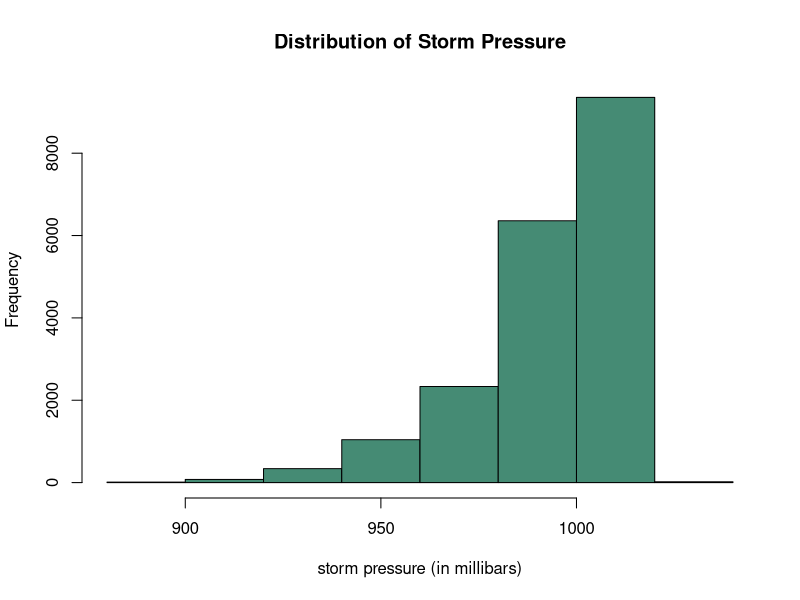
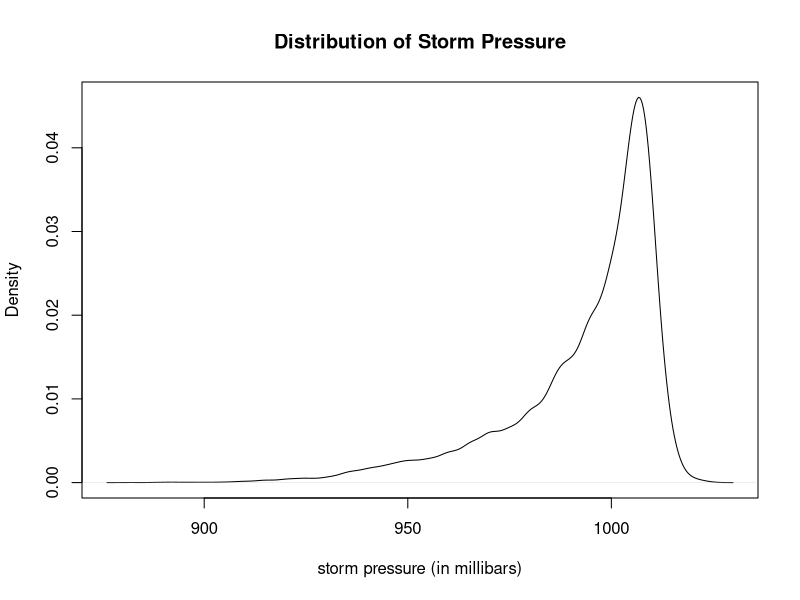
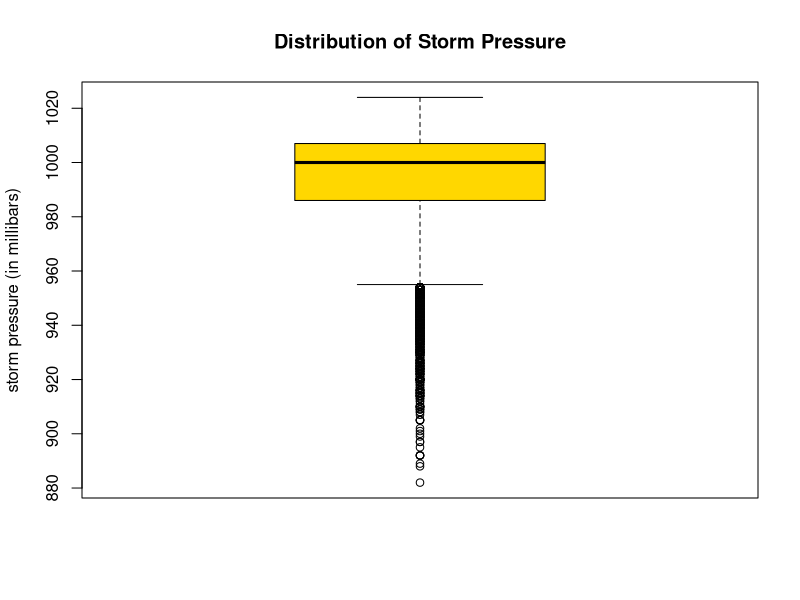
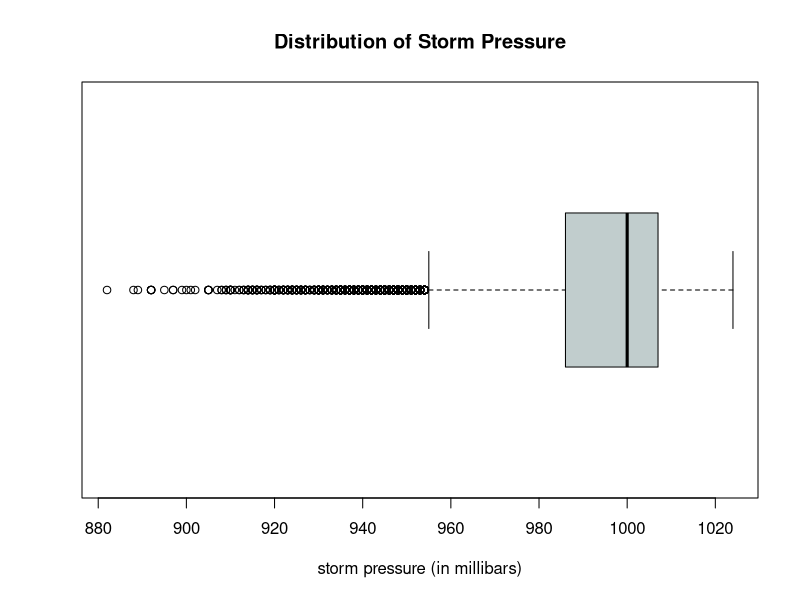
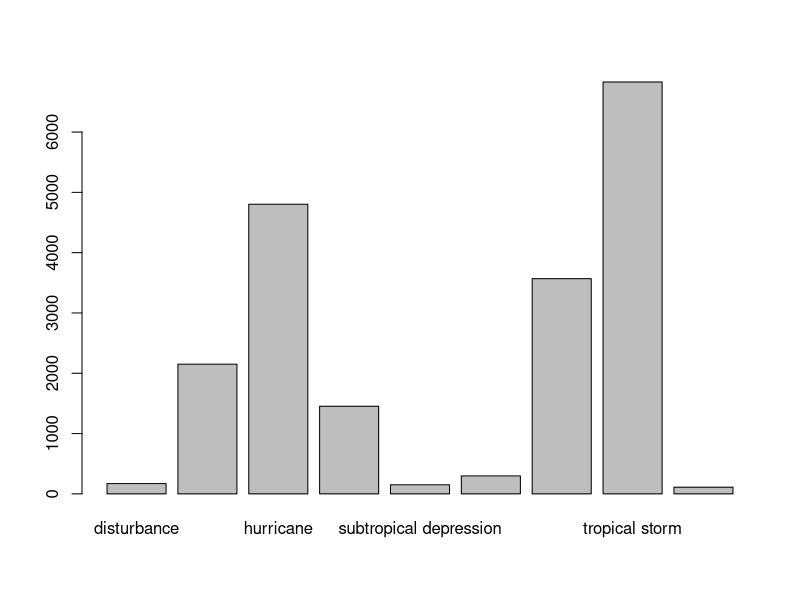
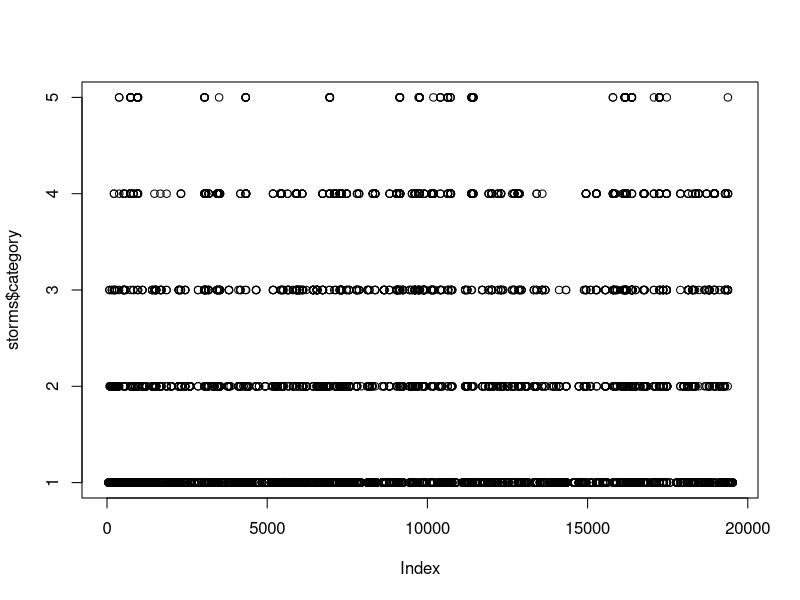
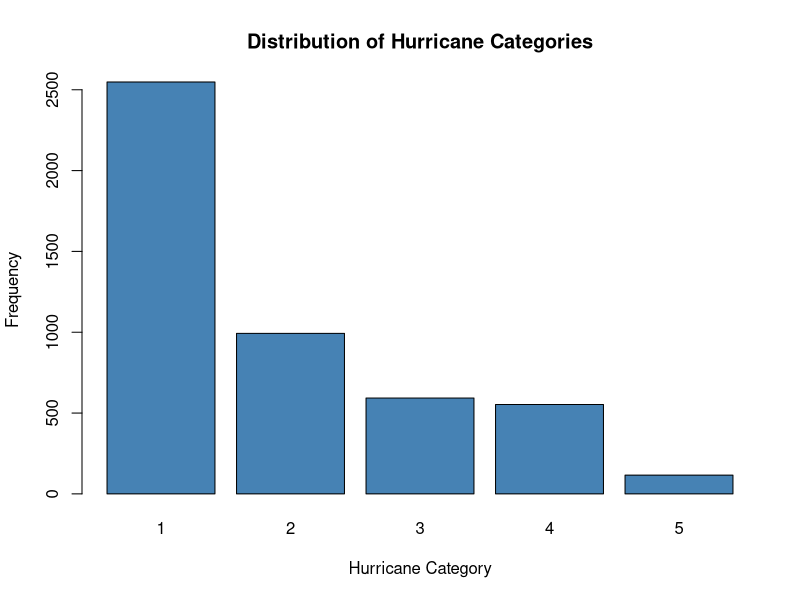
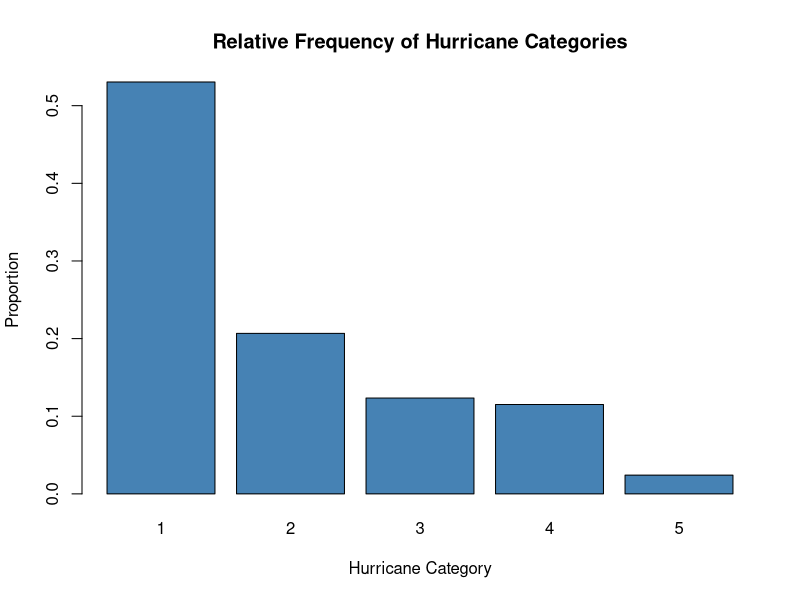

These figures' R source, in order:
## ---- chunk 1
# access help documentation for hist
?hist  #Side panel should open with help doc
## ---- chunk 2
# See a list of installed default packages
allpack <- installed.packages()
rownames(allpack)
## ---- chunk 3
#| eval: true
#| output: false
# load the library of functions and data in dplyr
library(dplyr)
## ---- chunk 4
# be sure to run the code cell above first
# so you have loaded the dplyr package
?storms  
## ---- chunk 5
#| eval: true
# See a summary of all variables
summary(storms)
## ---- chunk 6
#| eval: true
hist(storms$pressure,  # plot pressure variable in storms data
     xlab = "storm pressure (in millibars)",  # x-axis label
     main = "Distribution of Storm Pressure",  # main title
     breaks = 10,  # number of breaks or bins
     col = "aquamarine4")  # color of bars
## ---- chunk 7
#| eval: true
# approximate densities and then plot
plot(density(storms$pressure),
     xlab = "storm pressure (in millibars)",  # horizontal axis label
     main = "Distribution of Storm Pressure")  # main title
## ---- chunk 8
#| eval: true
# create boxplot of quantitative variable
boxplot(storms$pressure,
        ylab = "storm pressure (in millibars)",  # horizontal axis label
        col = "gold",  # color of box
        main = "Distribution of Storm Pressure")  # main title
## ---- chunk 9
#| eval: true
# horizontally aligned boxplot
boxplot(storms$pressure,
        horizontal = TRUE,  # display horizontally
        xlab = "storm pressure (in millibars)",  # horizontal axis label
        main = "Distribution of Storm Pressure",  # main title
        col = "azure3")  # color
## ---- chunk 10
#| eval: true
typeof(storms$status)
typeof(storms$category)
## ---- chunk 11
#| eval: true
plot(storms$status)  # plot of status
## ---- chunk 12
#| eval: true
plot(storms$category)  # plot of category
## ---- chunk 13
#| eval: true
cat.table <- table(storms$category)  # create table of counts
cat.table  # print table to screen
## ---- chunk 14
#| eval: true
# create bar chart from table counts
barplot(cat.table,  # input table from previous code cell
        main = "Distribution of Hurricane Categories",  # main title
        xlab = "Hurricane Category",  # horizontal axis label
        ylab = "Frequency",  # vertical axis label
        col = "steelblue")  # fill color of bars
## ---- chunk 15
#| eval: true
cat.prop <- prop.table(cat.table)  # create table of proportions
barplot(cat.prop,  # input table of proportions
        main = "Relative Frequency of Hurricane Categories",  # main title
        xlab = "Hurricane Category",  # horizontal axis label
        ylab = "Proportion",  # vertical axis label
        col = "steelblue")  # fill color of bars
## ---- chunk 16
#| eval: true
temp <- prop.table(storms$category)  # do not input a vector
head(temp)  #  print first several entries of result
## ---- chunk 17
?pie
## ---- chunk 18
#| eval: true
# create pie chart of one qualitative variable
pie(cat.table,  # input table
    main = "Distribution of Hurricane Categories")  # main title
## ---- chunk 19
#| eval: true
# creates a copy of storms data set
# so we don't overwrite original storms
storms2 <- storms  

storms2$category <- factor(storms$category)  # convert category to factor
summary(storms2$category)  # get new summary of categories
## ---- chunk 20
#| eval: true
# create bar chart from counts of a factor
plot(storms2$category,  # input a factor
     main = "Distribution of Hurricane Category",  # main title
     xlab = "Hurrican Category",  # horizontal axis label
     ylab = "Frequency",  # vertical axis label
     col = "steelblue")  # color of fill of ba
## ---- chunk 21
#| eval: true
# default plot of category when not first converted to factor
plot(storms$category)
## ---- chunk 22
#| eval: true
# create a vector of fill colors
# one color for each status type.
my.colors <- c("green", "purple", "grey", "red", 
               "blue", "gold", "cyan", "pink", "orange")

plot(wind ~ status,  # quantitative first ~ categorical second
     data = storms,  # name of data frame
     col = my.colors,  # fill colors
     main = "Wind Speeds of Storms by Status")  # main title
## ---- chunk 23
#| eval: true
# create a table of status counts
# we will pull of the row names of the table
# as the labels in the legend
status.table <- table(storms$status)

plot(wind ~ status,  # quantitative first ~ categorical second
     data = storms,  # name of data frame
     col = my.colors,  # fill colors colors
     ylab = "Wind speed in knots",  # vertical axis label
     main = "Wind Speeds of Storms by Status")  # main title

# we can add a legend to identify which plot is which storm status
legend(x = "topright",  # place legend in top right corner
       legend=rownames(status.table),  # each row of table is label in legend
       fill = my.colors)  # fill colors
## ---- chunk 24
#| eval: true
# split data by storm status
hur <- subset(storms,  # data frame name
              status == "hurricane",  # logical test to select observations
              select = wind)  # which quantitative variable(s) to select

trop.storm <- subset(storms, 
                     status == "tropical storm",  # tropical storms
                     select = wind)
trop.dep <- subset(storms, 
                   status == "tropical depression",   # tropical depressions
                   select = wind)

# create side by side boxplot
# for each of the three subsets
boxplot(hur$wind, trop.storm$wind, trop.dep$wind, 
        main = "Windspeed of Storms", 
        names = c("Hurricanes", "Tropical Storms", "Tropical Depressions"), 
        col = c("red", "blue", "green"), 
        xlab = "Wind speed in knots", 
        horizontal = TRUE)
## ---- chunk 25
#| eval: true
# create a contingency table for status and month
con.table <- table(storms$category, storms$month) 
con.table  # print output to screen
## ---- chunk 26
#| eval: true
# create a vector of colors
my.colors2 <- c("green", "purple", "grey", "red", "blue") 

# create side by side bar chart
barplot(con.table,  # use counts from contingency table
        beside = TRUE,  # groups side-by-side
        main = "Category Hurricanes By Month",  # main title
        xlab = "Month",  # horizontal axis label
        col = my.colors2,  # fill color of bars
        ylab = "Frequency")  # vertical axis label

# add a legend to plot
legend(x="topleft",  # place legend in top left
       legend=rownames(con.table),  # get labels from row name in contingency table
       fill = my.colors2)  # use same fill colors
## ---- chunk 27
########################################################
# Note this has already been run in a previous section
# You do not need to run again if already created
#######################################################

# create a contingency table for status and month
con.table <- table(storms$category, storms$month) 
con.table  # print output to screen
## ---- chunk 28
#| eval: true
# create a vector of colors
my.colors2 <- c("green", "purple", "grey", "red", "blue") 

# create stacked bar chart
barplot(con.table,  # use counts from contingency table
        main = "Category Hurricanes By Month",  # main title
        xlab = "Month",  # horizontal axis label
        col = my.colors2,  # color of bars
        ylab = "Frequency")  # vertical axis label

# add legend to plot
legend(x="topleft",  # place legend in top left
       legend=rownames(con.table),  # get labels
       fill = my.colors2)  # use same colors
## ---- chunk 29
#| eval: true
# create two-table of counts
con.table <- table(storms$category, storms$month)

# convert counts to proportions
con.prop <- prop.table(con.table) 

# create a vector of colors
my.colors2 <- c("green", "purple", "grey", "red", "blue") 

# create stacked bar chart
barplot(con.table,  # use counts from contingency table
        main = "Category Hurricanes By Month",  # main title
        xlab = "Month",  # horizontal axis label
        col = my.colors2,  # color of bars
        ylab = "Relative Frequency (of grand total)")  # vertical axis label

legend(x="topleft",  # place legend in top left
       legend=rownames(con.table),  # get labels
       fill = my.colors)  # use same fill colors
## ---- chunk 30
#| eval: true
# create two-table of counts
con.table <- table(storms$category, storms$month)

# convert counts to proportions
# note the option 2 added to command below
con.prop.column <- prop.table(con.table, 2)  

# create a vector of colors
my.colors2 <- c("green", "purple", "grey", "red", "blue") 

# create stacked bar chart
barplot(con.prop.column,  # use counts from contingency table
        main = "Category Hurricanes By Month",  # main title
        xlab = "Month",  # horizontal axis label
        col = my.colors2,  # color of bars
        ylab = "Relative Frequency (to month totals")  # vertical axis label

legend(x="topleft",  # place legend in top left
       legend=rownames(con.table),  # get labels
       fill = my.colors)  # use same fill colors
## ---- chunk 31
#| eval: true
# create a scatter plot
# first variable wind is response (y-axis)
# second variable pressure is predictor (x-axis)

plot(wind ~ pressure,  # response ~ predictor(s)
     data = storms,  # data frame name
     main = "Relation of Pressure and Wind Speed of Storms",  # main title
     xlab = "Pressure (in millibars)",  # horizontal axis label
     ylab = "Wind Speed (in knots)")  # vertical axis label
## ---- chunk 32
#| eval: true
par(mfrow = c(2, 2))  # create a 2 x 2 array of plots

# the next 5 plots created will be arranged in the array
boxplot(storms$wind)  # create boxplot of wind speed

# code below creates a histogram of wind speed
# we can add many options to customize
hist(storms$wind, xlab = "wind speed (in knots)",   # x-axis label
     ylab = "Frequency",  # y-axis label
     main = "Distribution of Storm Wind Speed 1975-2020",  # main label
     col = "steelblue")  # change color of bars

plot(storms$status, col = "gold")  # plots status, which is categorical

plot(wind ~ pressure, data = storms)  # plots two numerical variables
## ---- chunk 33
#| eval: true
# create a table of status counts
# we will pull of the row names of the table
# as the labels in the legend
status.table <- table(storms$status)

plot(wind ~ status,  # quantitative first ~ categorical second
     data = storms,  # name of data frame
     col = my.colors,  # fill colors colors
     ylab = "Wind speed in knots",  # vertical axis label
     main = "Wind Speeds of Storms by Status")  # main title

# we can add a legend to identify which plot is which storm status
legend(x = "topright",  # place legend in top right corner
       legend=rownames(status.table),  # each row of table is label in legend
       fill = my.colors)  # fill colors
## ---- chunk 34
#| eval: true
#| output: false
library(ggplot2)  # make sure you have installed ggplot2 package
## ---- chunk 35
#| eval: true
#| output: false
# may need to reload
library(dplyr)
## ---- chunk 36
#| eval: true
# create a histogram
ggplot(storms, aes(x = wind)) + 
  geom_histogram(fill = "steelblue", color="black")
## ---- chunk 37
#| eval: true
# create a density plot
ggplot(storms, aes(x = wind)) + 
  geom_density(color="red") + 
  theme_bw() # adding theme_bw()  makes white background
## ---- chunk 38
#| eval: true
# create a boxplot
ggplot(storms, aes(x = wind)) + 
  geom_boxplot(color="black", fill="blueviolet")
## ---- chunk 39
#| eval: true
# create a scatter plot
ggplot(storms) + 
  geom_point(aes(x = pressure, y = wind))
## ---- chunk 40
#| eval: true
# scatter plot with scaling
ggplot(storms) + 
  geom_point(aes(x = pressure, y = wind, color = status))
## ---- chunk 41
#| eval: true
# scaling by shape
ggplot(storms) + 
  geom_point(aes(x = pressure, y = wind, shape = status)) + 
  scale_shape_manual(values=0:8)  # manually setting shapes
## ---- chunk 42
#| eval: true
# scaling by month and status
ggplot(storms) + 
  geom_point(aes(x = pressure, y = wind, color = month, shape = status)) + 
  scale_shape_manual(values=0:8)  # manually setting shapes for status
## ---- chunk 43
#| eval: true
# faceting by category
ggplot(storms) + 
  geom_point(aes(x = pressure, y = wind)) + 
  facet_grid(~ category)
## ---- chunk 44
#| eval: true
# stacks bars on top of each other 
ggplot(storms, aes(x=month)) + 
    geom_bar(aes(fill=status), stat = "count", position="stack") + 
    ggtitle("Occurrence of Storms by Month")
## ---- chunk 45
#| eval: true
# stacks bars and standardizing each stack
ggplot(storms, aes(x=month)) + 
    geom_bar(aes(fill=status), stat = "count", position="fill") +  
    ggtitle("Occurrence of Storms by Month")
## ---- chunk 46
#| eval: true
# creates grouped bar chart
ggplot(storms, aes(x=month)) + 
    geom_bar(aes(fill=status), stat = "count", position="dodge") +  
    ggtitle("Occurrence of Storms by Month")
## ---- chunk 47
#| eval: true
cat5 <- subset(storms , category == "5")  # keep only category 5
